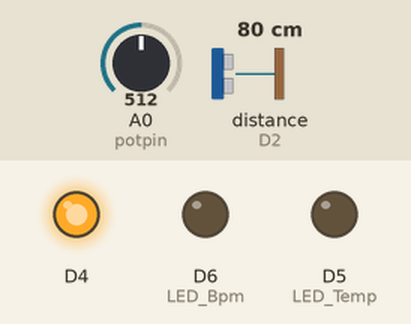
Recording of a sketch running on a simulated ESP8266 (NodeMCU). Parts: output pins drawn as LEDs (lit = HIGH, except the on-board LED, lit = LOW). The test bench sets the inputs (shaded band); at power-on: A0 (potpin) = 512, distance to the obstacle (sensor on D2) 80 cm. The echo pulse lasts 58.3 µs per cm; WiFi joins after 1.5 s; servers stay silent unless stated; network time is answered at once with the bench clock; the local clock reads 2024-03-15 10:24:30 at power-on unless the sketch sets it; random numbers use the default seed unless the sketch sets one; pins used as bus, display or sensor lines are not drawn; what the sketch prints to the serial monitor is not drawn.

Above: at 2.7 s.
2.8 s: A0 (potpin) set to 545
9.7 s: A0 (potpin) set to 572
At 10.3 s:
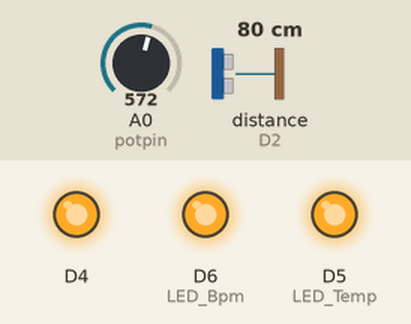
23.5 s: A0 (potpin) set to 511
At 26.3 s:
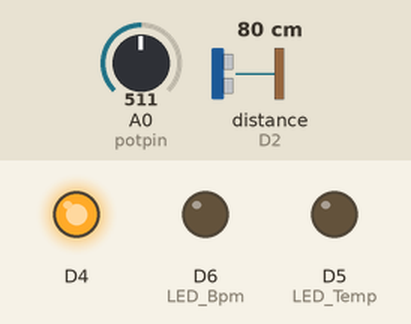
30.4 s: A0 (potpin) set to 716
At 40.6 s:
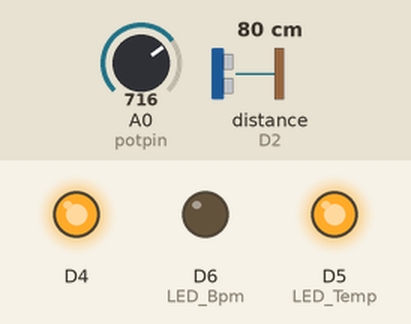
Timing chart, 0 to 42.1 s (numbered marks = the images above; inputs shaded):
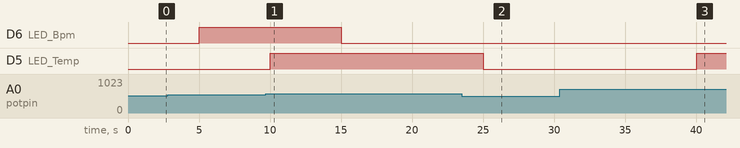

Measured:
- the behaviour switches between 562 and 563 on A0 (potpin) (found by bisection; images 0 and 1)
- after the input at 9.7 s, D5 (LED_Temp): LOW → HIGH after 0.33 s
- after the input at 23.5 s, D5 (LED_Temp): HIGH → LOW after 1.5 s
- after the input at 30.4 s, D5 (LED_Temp): LOW → HIGH after 9.6 s

The sketch:

miniProject_sensor.ino
```cpp
#include <FirebaseESP8266.h>
#include <TridentTD_LineNotify.h>
#include <ESP8266WiFi.h>
#include <NTPClient.h>  // ดึงเวลาปัจจุบันจาก internet (epoch time)
#include <TimeLib.h>    // เพื่อ convert epoch time เป็นตัวเลขที่เข้าใจได้
#include <WiFiUdp.h>

WiFiUDP ntpUDP;
// 3600*7 เพราะประเทศไทย GMT+7 ชั่วโมง
NTPClient timeClient(ntpUDP, "europe.pool.ntp.org", 3600 * 7);
unsigned long epochTime = 0;

//#define WIFI_SSID "virus"
//#define WIFI_PASSWORD "11111111"

#define WIFI_SSID "Phanthila_2.4G"
#define WIFI_PASSWORD "15062543"

#define FIREBASE_HOST "tranquil-rite-321405-default-rtdb.firebaseio.com"
#define FIREBASE_KEY "oJxQ6DVfBcXLOwknyzXr8Ku91nJcMIw8KIN8dvEz"
#define LINE_TOKEN  "vO4lyRGeL9tXsvS3RypyiXQeSLulEqYef9G8ZzXEpip"

#define TRIGGER_PIN  D1
#define ECHO_PIN     D2

#define LED_Temp D5 //เหลือง
#define LED_Bpm  D6 //แดง

#define Delay 5000
unsigned long time_1 = 0;
int bpm;

int potpin = A0;
double temp;


FirebaseData firebaseData;


void setup() {
  connectWifi();
  LINE.setToken(LINE_TOKEN);
  pinMode(TRIGGER_PIN, OUTPUT);
  pinMode(ECHO_PIN, INPUT);
  pinMode(BUILTIN_LED, OUTPUT);

  pinMode(LED_Temp,OUTPUT);
  pinMode(LED_Bpm,OUTPUT);

  Firebase.begin(FIREBASE_HOST, FIREBASE_KEY);
  timeClient.begin();

  LINE.notifySticker(6370, 11088021); //Sticker HELLO
  LINE.notify("สถานะระบบ : เริ่มทำงาน !! ");
}

void loop() {
  timeClient.update();
  epochTime = timeClient.getEpochTime();
  double distance;
  if (millis() - time_1 > Delay) {
    time_1 = millis();

    distance = get_distance();

    Serial.print("Bpm = ");
    bpm = random(58, 102);
    Serial.println (bpm);

    temp = analogRead(potpin);
    temp = map(temp, 0, 1023, 350, 400);
    Serial.print("temp = ");
    temp = temp / 10 ;
    Serial.println(temp);

    check_distance(distance);
    check_bpm();
    check_temp();

    String dateTime = String(day(epochTime)) + "/" + String(month(epochTime)) + "/" + String(year(epochTime)) + " " + String(timeClient.getFormattedTime())  ;

    FirebaseJson data;
    data.set("Distance", distance);
    data.set("BPM", bpm);
    data.set("Temp", temp);
    data.set("DateTime", dateTime);

    if (Firebase.pushJSON(firebaseData, "/patient", data)) {
      //      Serial.println("Added");
      Serial.println("Pushed : " + firebaseData.pushName());
    } else {
      Serial.println("Error : " + firebaseData.errorReason());
    }
    Serial.println("-------------------------------------------------");
  }
}

bool put_item = true;
void check_distance(double value) {
  if (value >= 5 && put_item == true) {
    Serial.print("ผู้ป่วยถอดสายรัดข้อมือออก");
    LINE.notifySticker(446, 2011); //Sticker ตกใจ
    LINE.notify("ผู้ป่วยถอดสายรัดข้อมือออก");
    put_item = false;
  } else if (value < 5 && put_item == false) {
    Serial.print("ผู้ป่วยส่วมสายรัดข้อมืออยู่");
    LINE.notifySticker(446, 1993); //Sticker ดีใจ
    LINE.notify("ผู้ป่วยส่วมสายรัดข้อมืออยู่");
    put_item = true;
  }
}

double old_temp ;
bool temp_change = true;
bool temp_normal = false;

void check_temp() {
  if (temp >= 37.80) {
    if (temp_change == true) {
      old_temp = temp;
      String text = "แจ้งเตือน!! ผู้ป่วยมีอุณหภูมิสูงกว่าปกติ ผลการวินิจฉัย : มีไข้ขึ้นสูง อุณหภูมิ : " + String(temp) + " องศา";
      LINE.notifySticker(446, 2011);
      LINE.notify(text);
      Serial.println(text);
      digitalWrite(LED_Temp,HIGH);

      temp_change = false ;
      temp_normal = false ;
    }

    if (old_temp != temp) {
      temp_change = true;
    }

  } else {
    if (temp_normal == false) {
      String text = "แจ้งเตือน!! ผู้ป่วยมีอุณหภูมิปกติ อุณหภูมิ : " + String(temp) + " องศา";
      LINE.notifySticker(446, 1993);
      LINE.notify(text);
      Serial.println(text);
      digitalWrite(LED_Temp,LOW);

      temp_normal = true ;
    }


  }
}

bool bpm_normal = true ;
void check_bpm() {
  if (bpm >= 60 && bpm <= 100 && bpm_normal == false) {
    String text = "แจ้งเตือน!! status(BPM) : ปกติ [" + String(bpm) + "]" ;
    LINE.notifySticker(446, 1993); //Sticker ดีใจ
    LINE.notify(text);
    Serial.println (text);
    digitalWrite(LED_Bpm,LOW);
    bpm_normal = true ;
  } else if (bpm > 100 && bpm_normal == true) {
    String text = "อันตราย!! status(BPM) : สูงกว่าปกติ [" + String(bpm) + "] วินิจฉัย : เสี่ยงที่จะเกิดโรคหัวใจและหลอดเลือด" ;
    LINE.notifySticker(446, 2011); //Sticker ตกใจ
    LINE.notify(text);
    Serial.println (text);
    digitalWrite(LED_Bpm,HIGH);
    bpm_normal = false ;
  } else if (bpm < 60 && bpm_normal == true) {
    String text = "อันตราย!! status(BPM) : ต่ำกว่าปกติ [" + String(bpm) + "] วินิจฉัย : หน้ามืด หมดสติ ความดันโลหิตต่ำ" ;
    LINE.notifySticker(446, 2011); //Sticker ตกใจ
    LINE.notify(text);
    Serial.println (text);
    digitalWrite(LED_Bpm,HIGH);
    bpm_normal = false ;
  }
}

double get_distance() {
  double duration, distance;
  digitalWrite(TRIGGER_PIN, LOW);  // Added this line
  delayMicroseconds(2); // Added this line
  digitalWrite(TRIGGER_PIN, HIGH);
  delayMicroseconds(10); // Added this line
  digitalWrite(TRIGGER_PIN, LOW);
  duration = pulseIn(ECHO_PIN, HIGH);
  distance = (duration / 2) / 29.1;
  Serial.print("distance : ");
  Serial.print(distance);
  Serial.println(" cm");
  return distance ;
}

void connectWifi() {
  Serial.begin(115200);
  Serial.println(WiFi.localIP());
  WiFi.begin(WIFI_SSID, WIFI_PASSWORD);
  Serial.print("connecting");
  while (WiFi.status() != WL_CONNECTED) {
    Serial.print(".");
    delay(500);
  }
  Serial.println();
  Serial.print("connected: ");
  Serial.println(WiFi.localIP());
}
```
